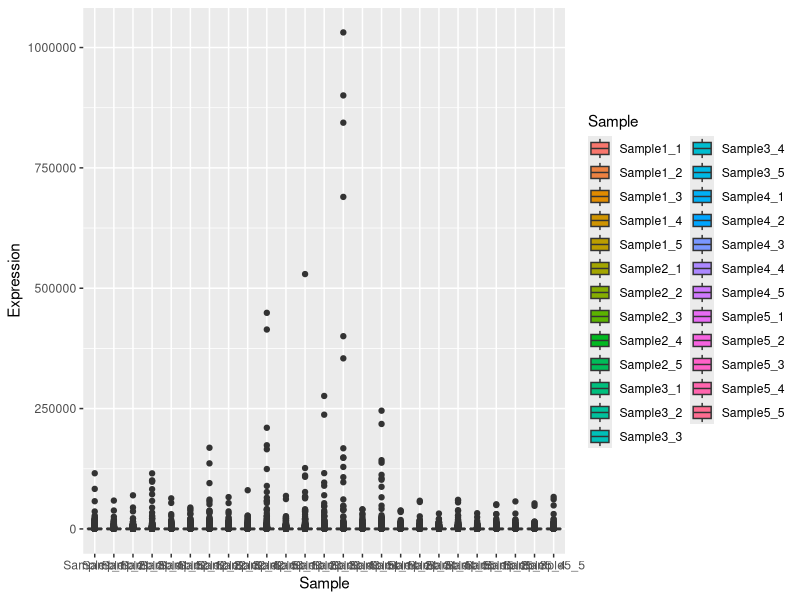
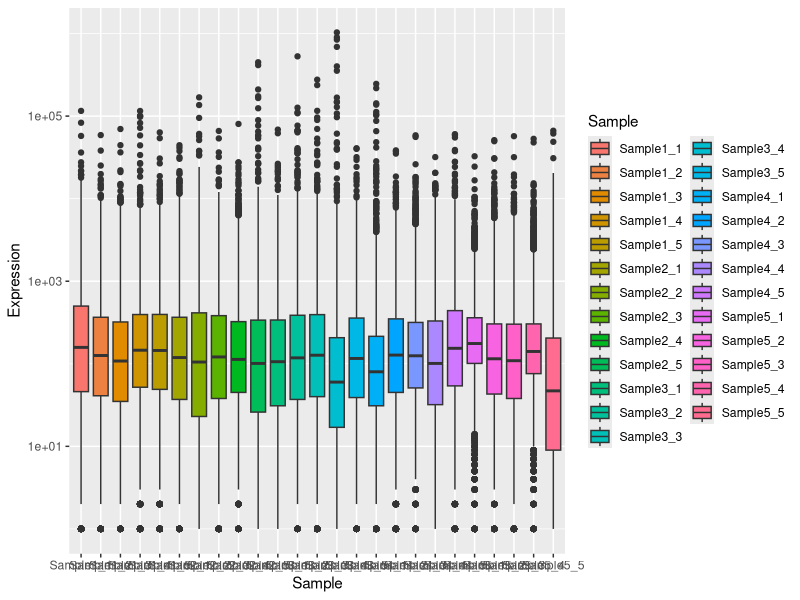
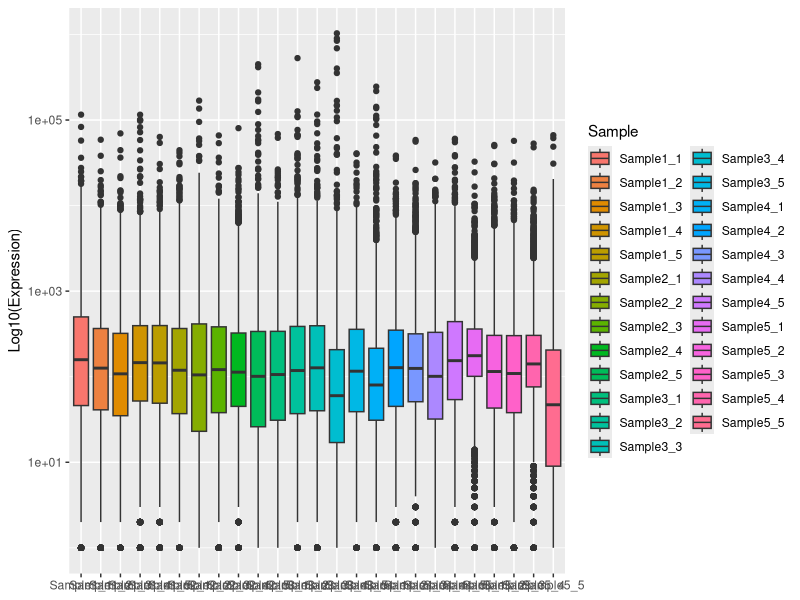
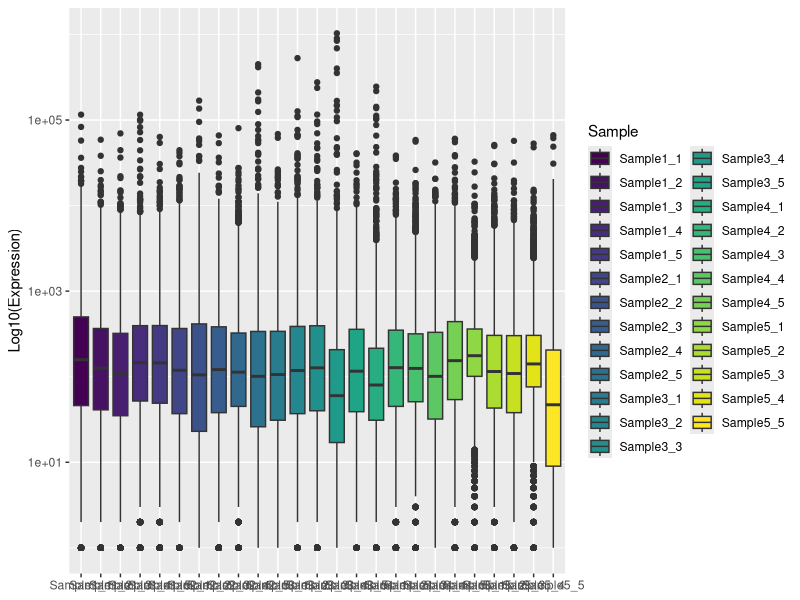
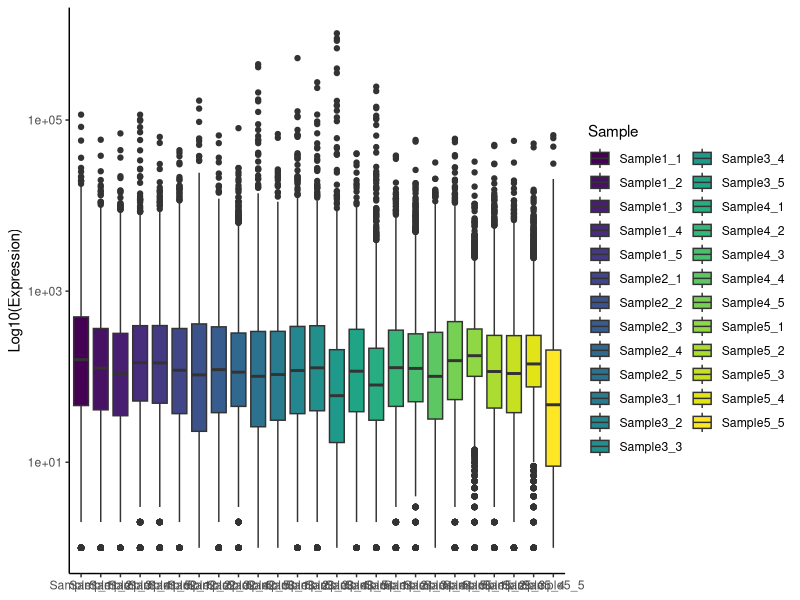
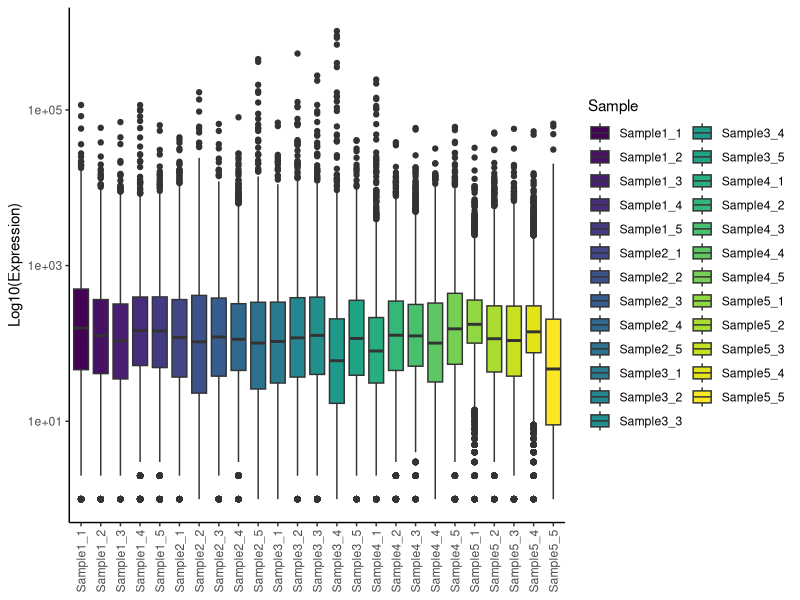
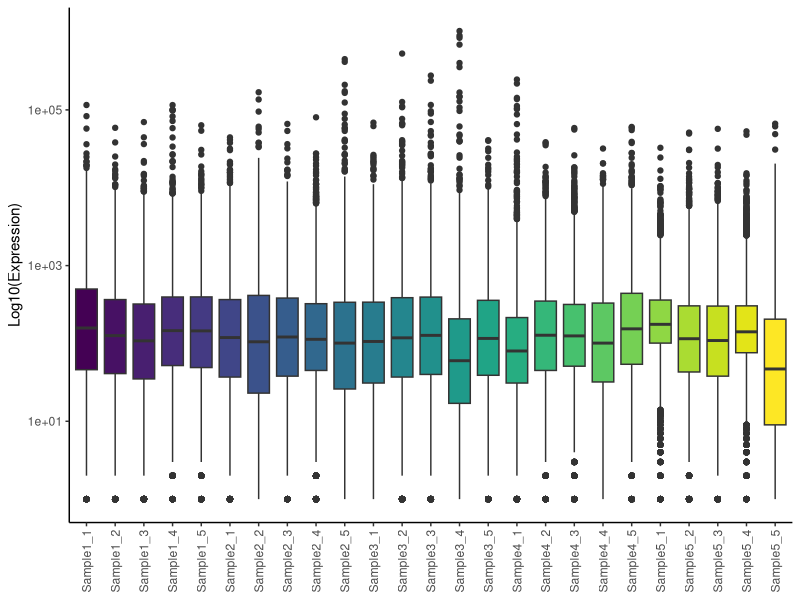
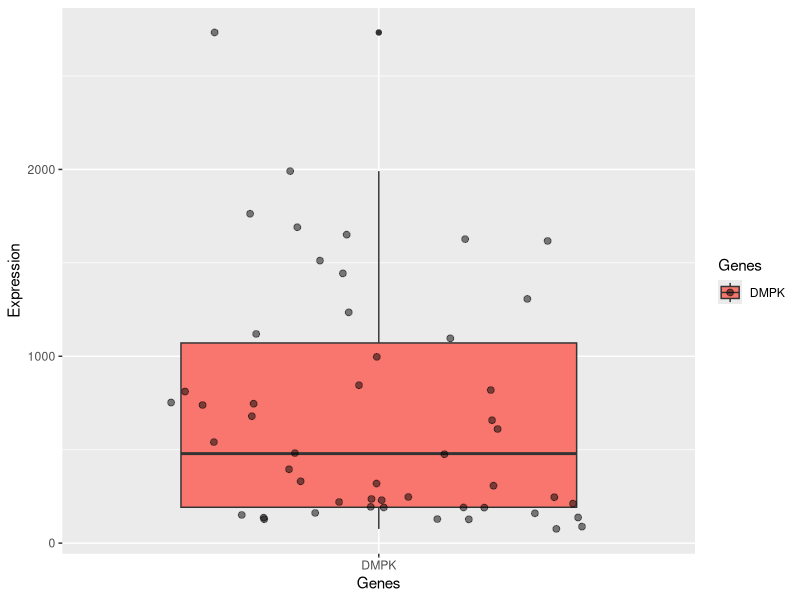

Source code (R) for these figures, in order:
## ---- chunk 1
library("tidyverse")
## ---- chunk 2
data_table <- read_delim("data/tidyverse_data_example.tsv", delim = "\t")
## ---- chunk 3
head(data_table)
## ---- chunk 4
data_table <- data_table %>% 
  separate_wider_delim(cols = Gene_names, delim = "_", names = c("Genes",NA))
head(data_table)
## ---- chunk 5
pivot_data_table <- data_table %>% 
  pivot_longer(-Genes, names_to = "Sample", values_to = "Expression")

head(pivot_data_table)
## ---- chunk 6
pivot_data_table_replicates <- pivot_data_table %>%
  separate_wider_delim(Sample, delim = "_", names = c("Samples","Replicates"))
head(pivot_data_table_replicates)
## ---- chunk 7
date_example <- "2023-05-23"
date_example
class(date_example)
## ---- chunk 8
ludbridate_date_example <- ymd(date_example)
ludbridate_date_example
class(ludbridate_date_example)
## ---- chunk 9


## ---- chunk 10
ggplot(pivot_data_table, aes(x = Sample, y = Expression, fill = Sample)) +
  geom_boxplot() 
## ---- chunk 11
ggplot(pivot_data_table, aes(x = Sample, y = Expression, fill = Sample)) +
  geom_boxplot() +
  scale_y_log10()
## ---- chunk 12
ggplot(pivot_data_table, aes(x = Sample, y = Expression, fill = Sample)) +
  geom_boxplot() +
  scale_y_log10() +
  labs(x = NULL,
       y = "Log10(Expression)")
## ---- chunk 13
ggplot(pivot_data_table, aes(x = Sample, y = Expression, fill = Sample)) +
  geom_boxplot() +
  scale_y_log10() +
  labs(x = NULL,
       y = "Log10(Expression)") +
  scale_fill_viridis_d()
## ---- chunk 14
ggplot(pivot_data_table, aes(x = Sample, y = Expression, fill = Sample)) +
  geom_boxplot() +
  scale_y_log10() +
  labs(x = NULL,
       y = "Log10(Expression)") +
  scale_fill_viridis_d() +
 theme_classic()
## ---- chunk 15
ggplot(pivot_data_table, aes(x = Sample, y = Expression, fill = Sample)) +
  geom_boxplot() +
  scale_y_log10() +
  labs(x = NULL,
       y = "Log10(Expression)") +
  scale_fill_viridis_d() +
 theme_classic() +
  theme(axis.text.x = element_text(angle = 90, vjust = 0.5, hjust=1))
## ---- chunk 16
ggplot(pivot_data_table, aes(x = Sample, y = Expression, fill = Sample)) +
  geom_boxplot() +
  scale_y_log10() +
  labs(x = NULL,
       y = "Log10(Expression)") +
  scale_fill_viridis_d() +
 theme_classic() +
  theme(axis.text.x = element_text(angle = 90, vjust = 0.5, hjust=1),
        legend.position = "none")
## ---- chunk 17
gene_of_interest <- pivot_data_table %>%
  filter(Genes == "DMPK")

head(gene_of_interest)
## ---- chunk 18
ggplot(gene_of_interest, aes(x = Genes, y = Expression, fill = Genes)) +
  geom_boxplot() +
  geom_jitter(size = 2, alpha = 0.5)
## ---- chunk 19
goi <- c("SIX1","SIX2","SIX3","SIX4","SIX5")

genes_of_interest <- pivot_data_table %>%
  filter(Genes %in% goi)

genes_of_interest
## ---- chunk 20
ggplot(genes_of_interest, aes(x = Genes, y = Expression, fill = Genes)) +
  geom_boxplot() +
  geom_jitter(size = 2, alpha = 0.5) +
  scale_y_log10()
